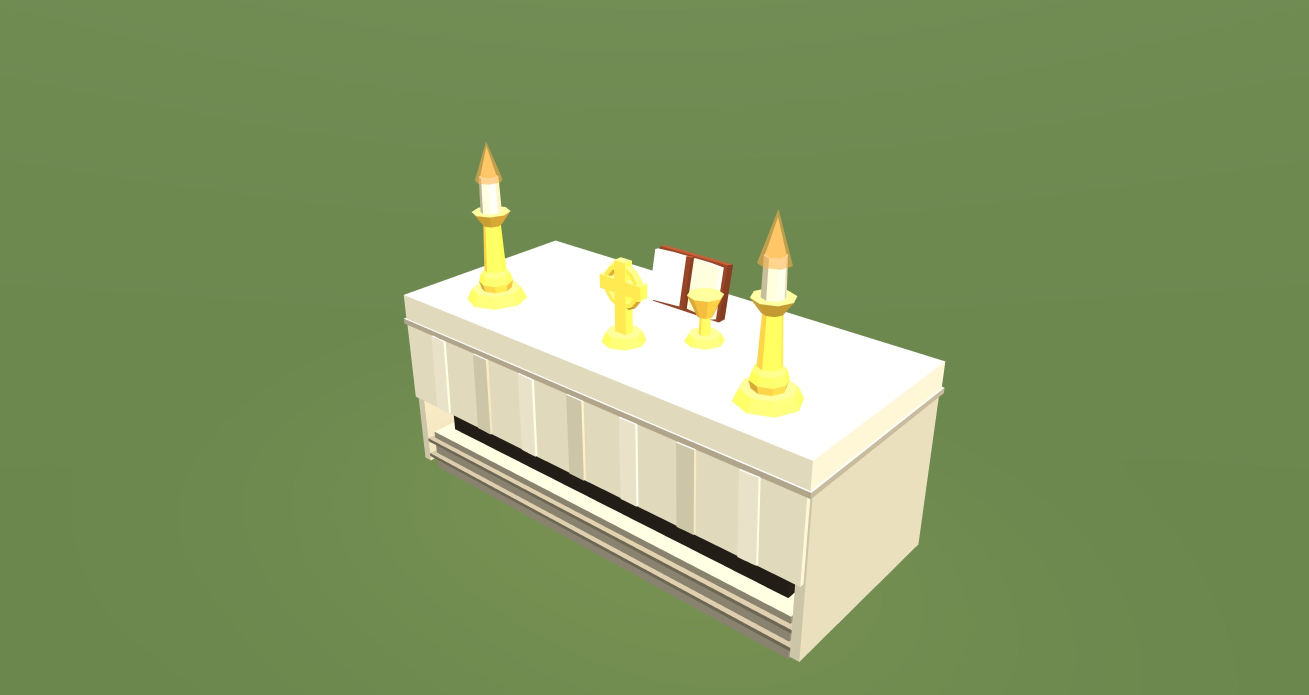
#> input picture scratchpad/cr_altar_f.jpg, 2618 x 1390 px, given in place of 01_surface_gameplay.png, which was not available (shown at 1/2 size)
$ python make_cellar_traversal_pair_v2_proof_sheet.py
#> lines starting #> are read from the running program, lines starting #| are printed output that depends on the picture; pictures that were not available may be replaced by others from this repository, and a replacement may not be noted
#> (reads scratchpad/workyard_exterior_u3_v1/asset_report.json from the repository)
"""Compose the six-view Blender proof packet for the corrective traversal pair."""

from pathlib import Path
import json
from PIL import Image, ImageDraw, ImageFont


ROOT = Path(__file__).resolve().parents[1]
SOURCE = ROOT / "scratchpad" / "cellar_traversal_pair_v2"
OUTPUT = SOURCE / "cellar_traversal_pair_v2_proof_sheet.png"


def font(size, bold=False):
    path = Path("C:/Windows/Fonts/arialbd.ttf" if bold else "C:/Windows/Fonts/arial.ttf")
    return ImageFont.truetype(str(path), size) if path.exists() else ImageFont.load_default()


def fit(path, size):
#> called with size = (654, 528)
    image = Image.open(path).convert("RGB")
#> image is the input picture: PIL image 2618x1390 RGB; mean R, G, B 129, 151.1, 97.9
    image.thumbnail(size, Image.Resampling.LANCZOS)
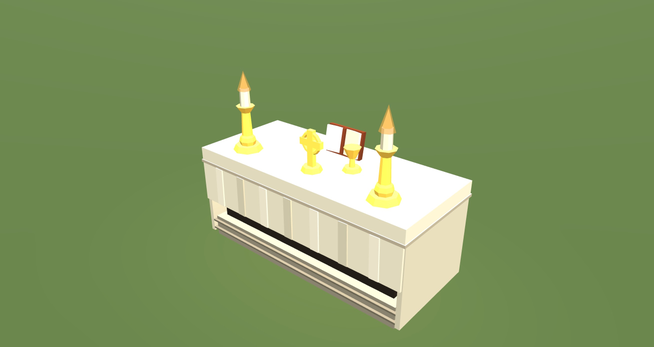
#> image: PIL image 654x347 RGB; mean R, G, B 129, 151.1, 97.9
    result = Image.new("RGB", size, (25, 23, 20))
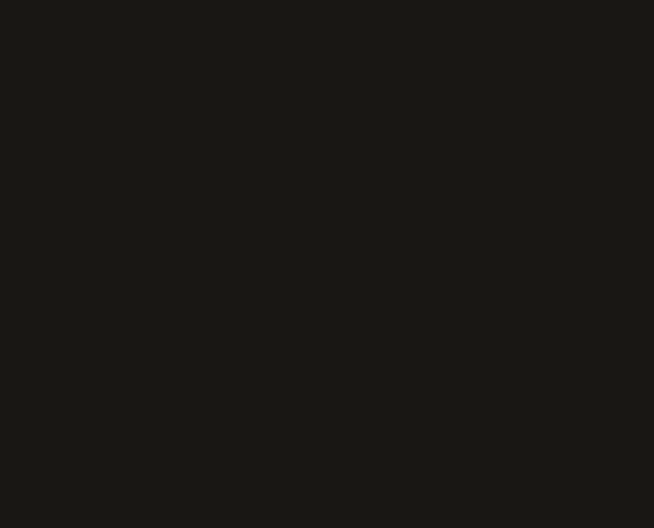
#> result: PIL image 654x528 RGB; mean R, G, B 25, 23, 20
    result.paste(image, ((size[0] - image.width) // 2, (size[1] - image.height) // 2))
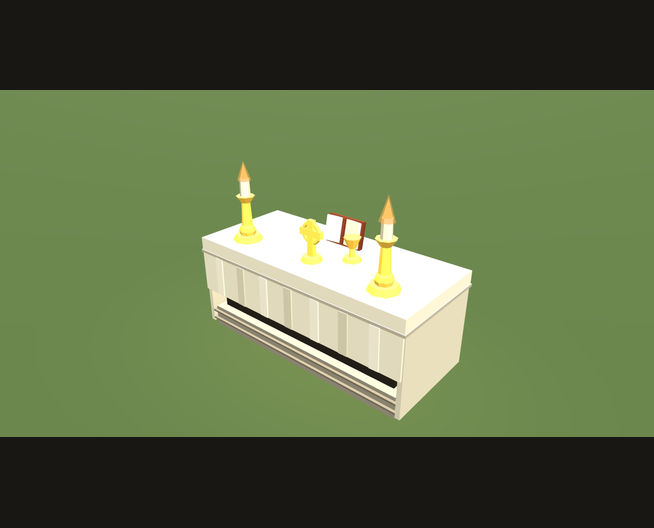
#> result: PIL image 654x528 RGB; mean R, G, B 93.4, 107.2, 71.2
    return result


def main():
    report = json.loads((SOURCE / "asset_report.json").read_text(encoding="utf-8"))
    width, height = 2200, 1540
    margin, gutter, header = 48, 28, 150
    card_w = (width - margin * 2 - gutter * 2) // 3
    card_h = 620
    sheet = Image.new("RGB", (width, height), (19, 18, 16))
    draw = ImageDraw.Draw(sheet)
    draw.text((margin, 27), "Cellar traversal pair v2 - purpose-built Blender proof",
              fill=(246, 210, 131), font=font(44, True))
    draw.text((margin, 91),
              "1.9-tile player | flush surface opening | animated lid | simple one-colour wall ladder",
              fill=(188, 184, 174), font=font(20))
    cards = (
        ("01 - Surface scale", "Opening and short rails beside player", "01_surface_gameplay.png"),
        ("02 - Surface construction", "Pegged rim, real recess and banded animated lid", "02_surface_construction.png"),
        ("03 - Surface wireframe", "Custom authored topology is inspectable", "03_surface_wireframe.png"),
        ("04 - Cellar scale", "Three-tile ladder beside canonical player", "04_cellar_gameplay.png"),
        ("05 - Cellar construction", "Two plain rails, nine rungs, one uniform aged-oak material", "05_cellar_construction.png"),
        ("06 - Cellar wireframe", "Separate purpose root and controlled topology", "06_cellar_wireframe.png"),
    )
    for index, (name, note, filename) in enumerate(cards):
        col, row = index % 3, index // 3
        x = margin + col * (card_w + gutter)
        y = header + row * (card_h + gutter)
        draw.rounded_rectangle((x, y, x + card_w, y + card_h), 15,
                               fill=(38, 35, 31), outline=(103, 94, 79), width=2)
        draw.text((x + 18, y + 15), name, fill=(244, 208, 130), font=font(27, True))
        draw.text((x + 18, y + 53), note, fill=(184, 180, 169), font=font(18))
        sheet.paste(fit(SOURCE / filename, (card_w - 28, card_h - 92)), (x + 14, y + 82))
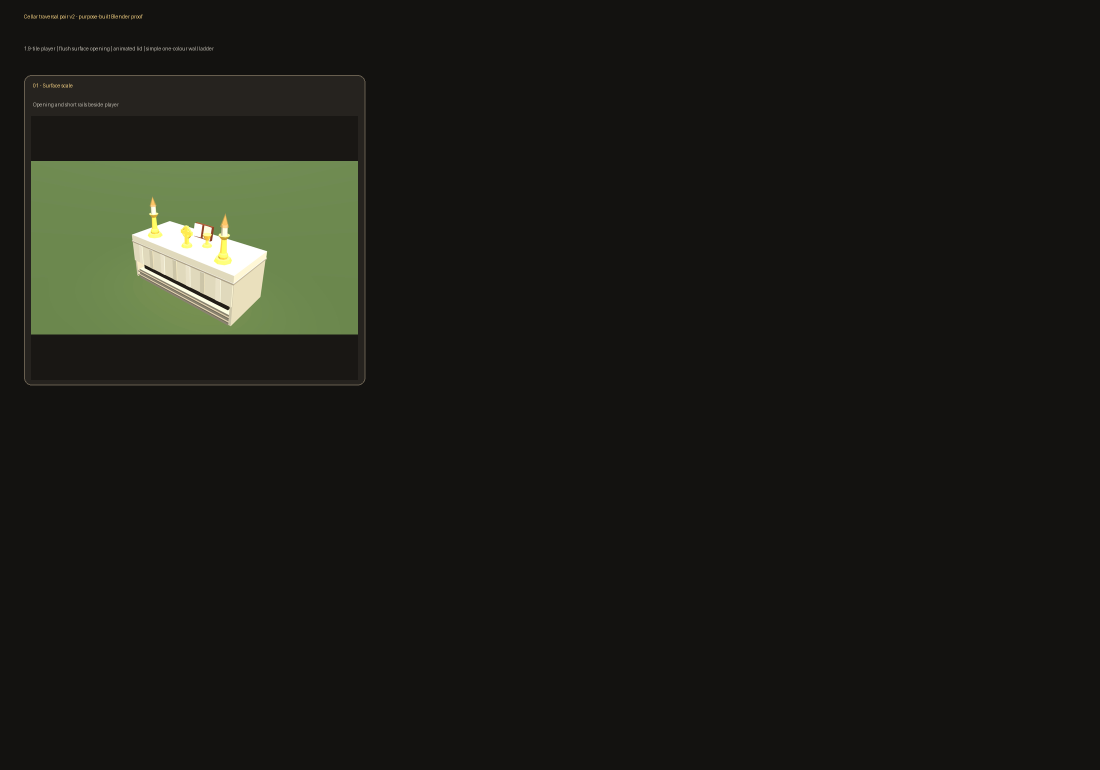
#> sheet: PIL image 2200x1540 RGB (shown at 1/2 size); mean R, G, B 27.2, 27.7, 22.1
#> pass 2 of the loop in main, `for index, (name, note, filename) in enumerate(cards):`:
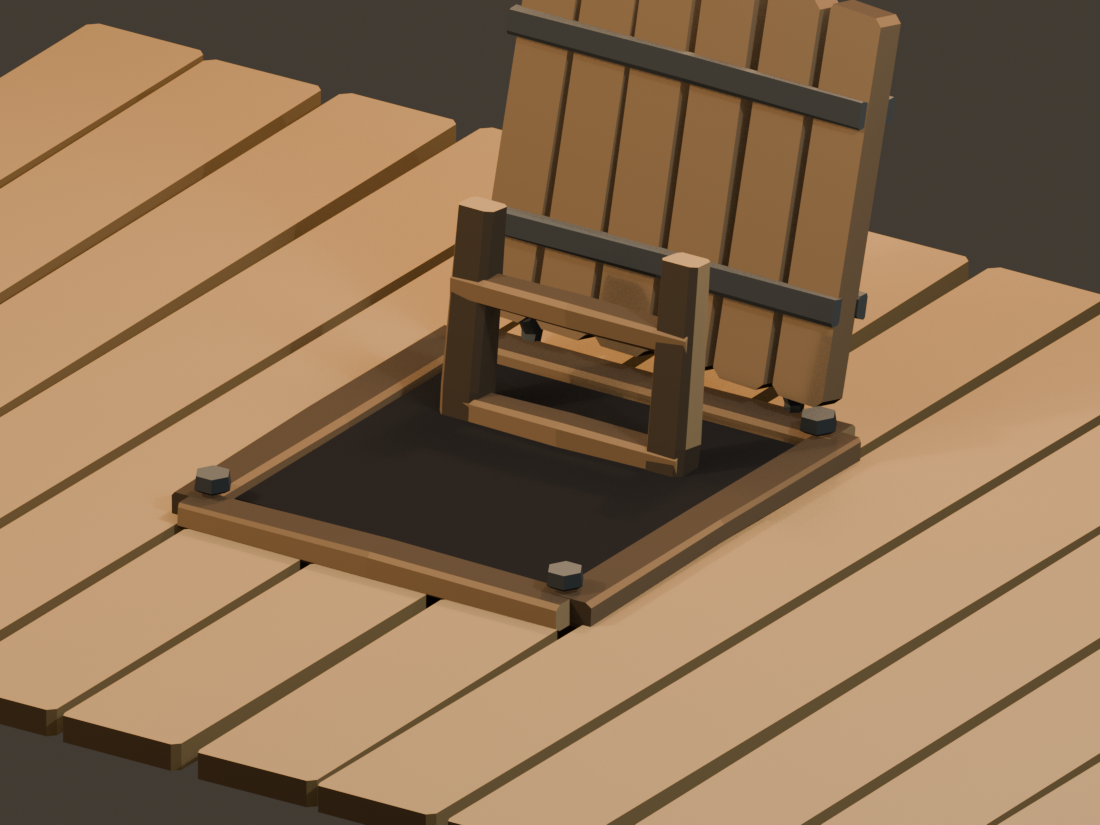
#> input picture scratchpad/cellar_traversal_pair_v2/02_surface_construction.png, 1100 x 825 px
#> in fit (call 2), `result.paste(image, ((size[0] - image.width) // 2, (size[1] - image.he..`:
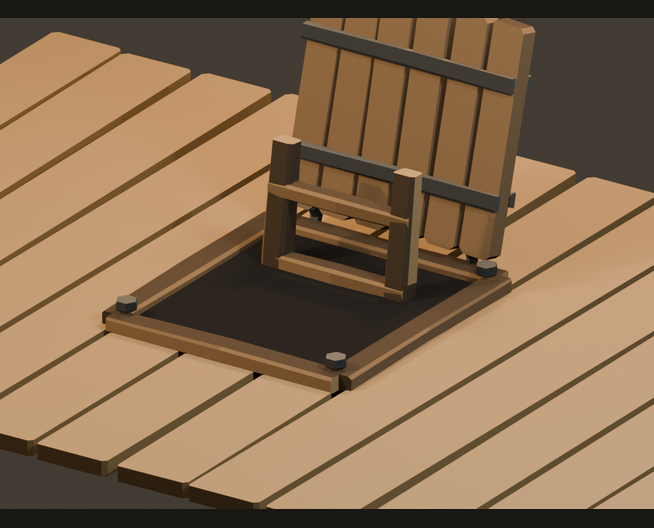
#> result: PIL image 654x528 RGB; mean R, G, B 134.5, 107.6, 79.7
#> in main, `sheet.paste(fit(SOURCE / filename, (card_w - 28, card_h - 92)), (x + 1..`:
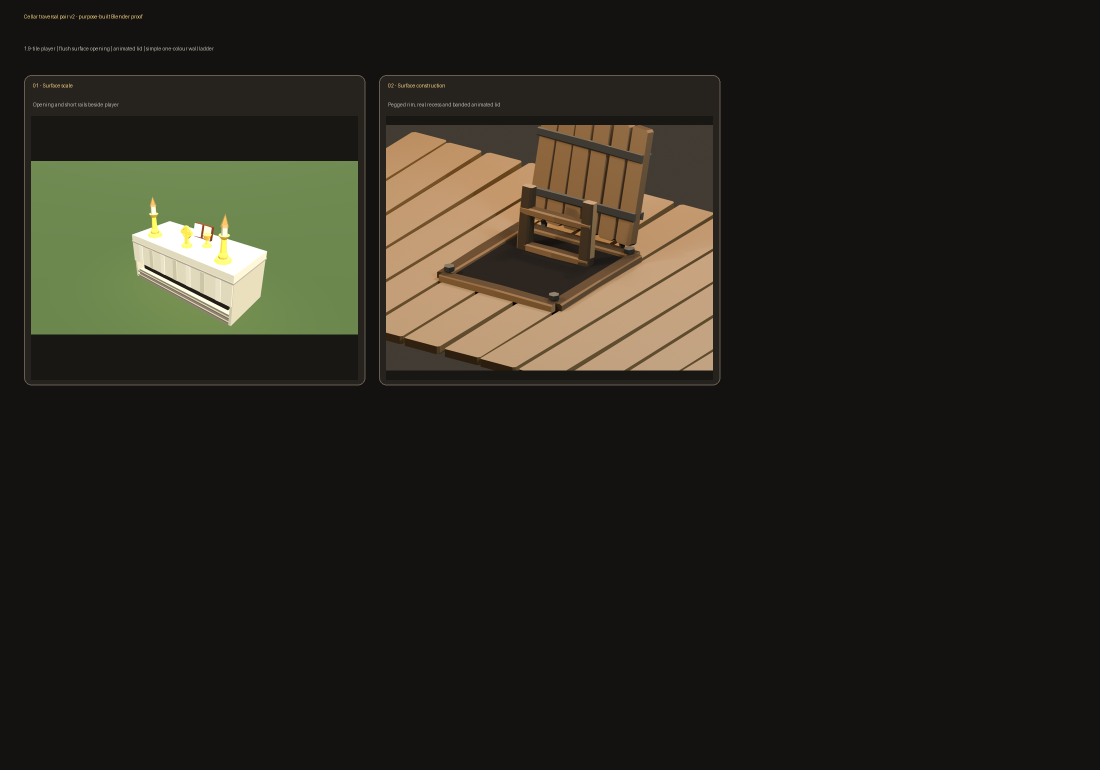
#> sheet: PIL image 2200x1540 RGB (shown at 1/2 size); mean R, G, B 39.6, 37.3, 29.1
#> pass 3 of the loop in main, `for index, (name, note, filename) in enumerate(cards):`:
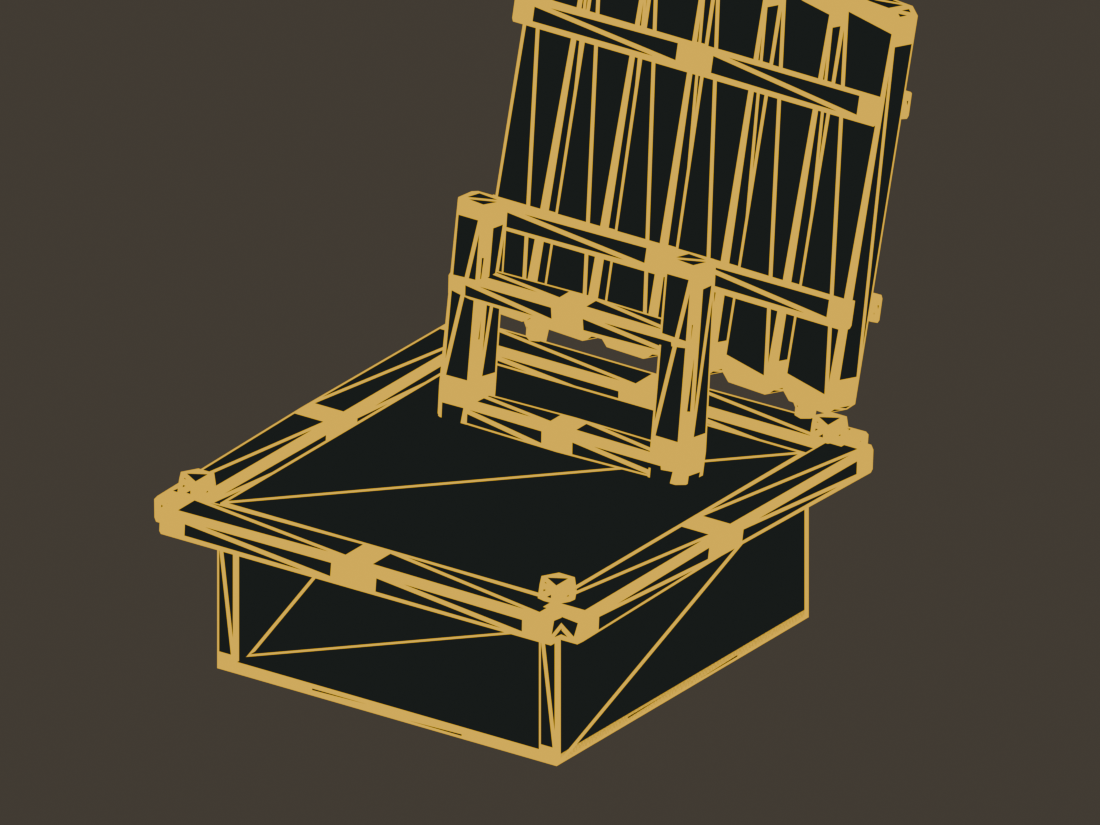
#> input picture scratchpad/cellar_traversal_pair_v2/03_surface_wireframe.png, 1100 x 825 px
#> in fit (call 3), `result.paste(image, ((size[0] - image.width) // 2, (size[1] - image.he..`:
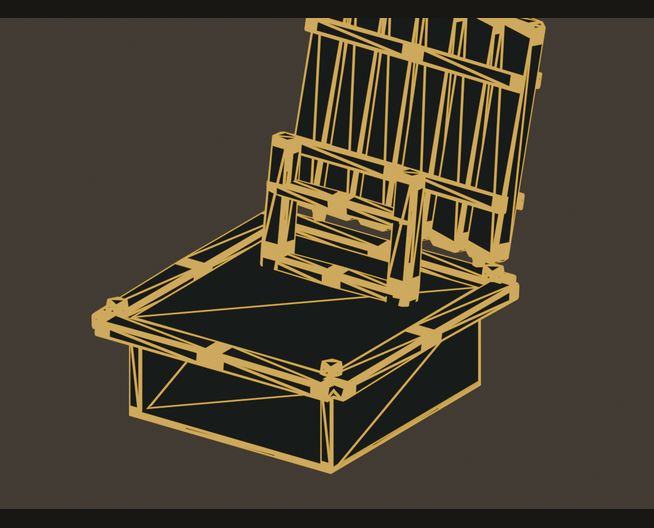
#> result: PIL image 654x528 RGB; mean R, G, B 71.2, 63.3, 47.2
#> in main, `sheet.paste(fit(SOURCE / filename, (card_w - 28, card_h - 92)), (x + 1..`:
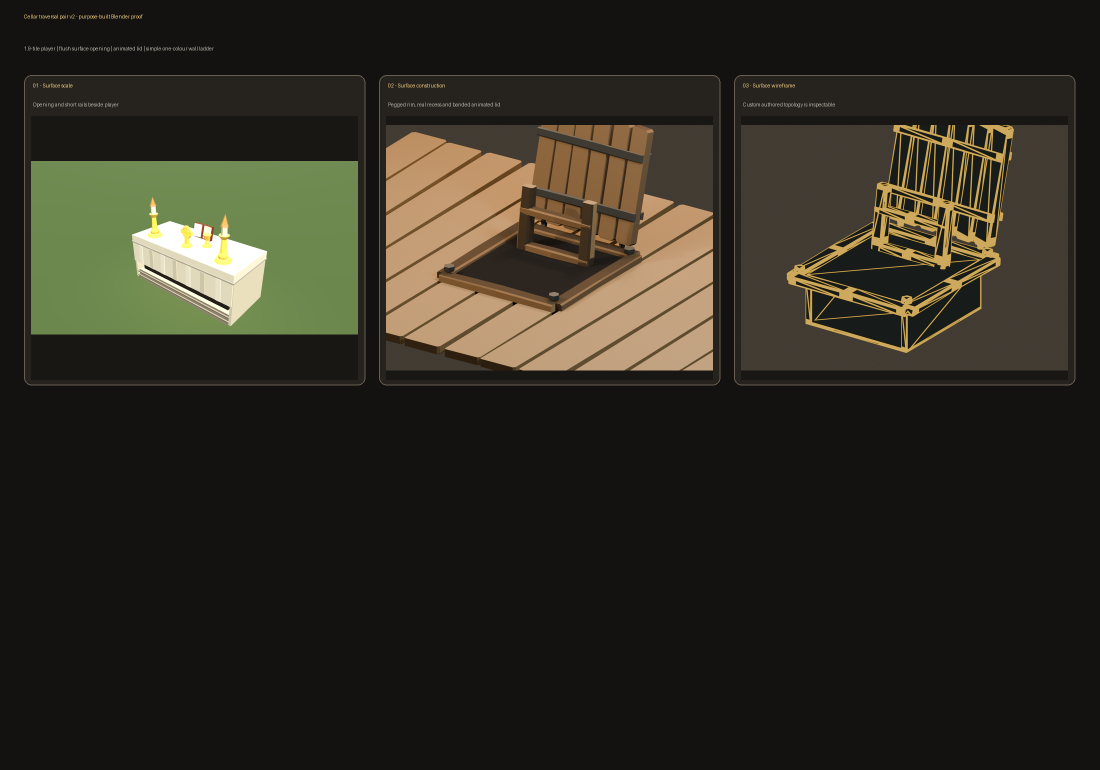
#> sheet: PIL image 2200x1540 RGB (shown at 1/2 size); mean R, G, B 45.5, 42.5, 32.7
#> the loop made 6 passes; the first 3 are shown
    surface = report["dimensionsTiles"]["surface"]
    cellar = report["dimensionsTiles"]["cellar"]
    draw.text((margin, height - 68),
              f"Technical gate: {report['triangles']:,} triangles | {report['visibleMeshObjects']} runtime meshes | "
              f"surface {surface['width']} x {surface['depth']} x {surface['height']} tiles | "
              f"cellar {cellar['width']} x {cellar['depth']} x {cellar['height']} tiles",
              fill=(126, 203, 126), font=font(23, True))
    sheet.save(OUTPUT, optimize=True)
    print(OUTPUT)


if __name__ == "__main__":
#> (the run stopped early here; a loop or call above may not have finished)
